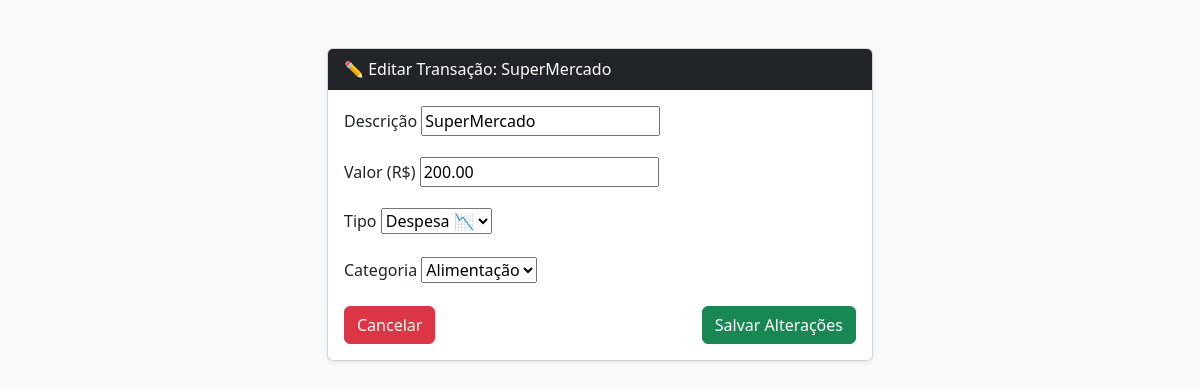
The app's page /editar/4/ (signed in) with its own data.
### contas/models.py (models this page shows, shortened)
class Transacao(models.Model):
    TIPO_CHOICES = [
        ('R', 'Receita 📈'),
        ('D', 'Despesa 📉'),
    ]
    descricao = models.CharField(max_length=100)
    valor = models.DecimalField(max_digits=10, decimal_places=2)
    tipo = models.CharField(max_length=1, choices=TIPO_CHOICES)
    data = models.DateField(auto_now_add=True)
    categoria = models.ForeignKey(Categoria, on_delete=models.SET_NULL, null=True)
    usuario = models.ForeignKey(User, on_delete=models.CASCADE, null=True, blank=True)
    class Meta:
        verbose_name_plural = "Transações"

### contas/views.py (the view)
# urls.py: path('editar/<int:pk>/', views.editar_transacao, name='editar_transacao'),
@login_required
def editar_transacao(request, pk):
    transacao = get_object_or_404(Transacao, pk=pk, usuario=request.user)
    if request.method == 'POST':
        form = TransacaoForm(request.POST, instance=transacao)
        if form.is_valid():
            form.save()
            return redirect('painel')
    else:
        form = TransacaoForm(instance=transacao)
    return render(request, 'contas/editar_transacao.html', {'form': form, 'transacao': transacao})

### contas/forms.py
class TransacaoForm(forms.ModelForm):
    class Meta:
        model = Transacao
        fields = ['descricao', 'valor', 'tipo', 'categoria']

### contas/models.py (called while the page is built)
    def __str__(self):
        return self.nome

### contas/templates/contas/editar_transacao.html (shortened to what this page needs)
<!DOCTYPE html>
<html lang="pt-br">
<head>
    <link href="https://cdn.jsdelivr.net/npm/bootstrap@5.3.0/dist/css/bootstrap.min.css" rel="stylesheet">
</head>
<body class="bg-light">
<div class="container py-5">
    <div class="row justify-content-center">
        <div class="col-md-6">
            <div class="card shadow-sm">
                <div class="card-header bg-dark text-white font-weight-bold">
                    ✏️ Editar Transação: {{ transacao.descricao }}
                </div>
                <div class="card-body">
                    <form method="POST">
                        <div class="mb-3">
                            <label class="form-label">Descrição</label>
                            {{ form.descricao }}
                        </div>
                        <div class="mb-3">
                            <label class="form-label">Valor (R$)</label>
                            {{ form.valor }}
                        </div>
                        <div class="mb-3">
                            <label class="form-label">Tipo</label>
                            {{ form.tipo }}
                        </div>
                        <div class="mb-3">
                            <label class="form-label">Categoria</label>
                            {{ form.categoria }}
                        </div>
                        <div class="d-flex justify-content-between">
                            <a href="{% url 'painel' %}" class="btn btn-danger">Cancelar</a>
                            <button type="submit" class="btn btn-success">Salvar Alterações</button>
                        </div>
                    </form>
                </div>
            </div>
        </div>
    </div>
</div>
</body>
</html>

### records on screen
Transacao: descricao "SuperMercado", valor "200.00", tipo "Despesa 📉", categoria "Alimentação"
